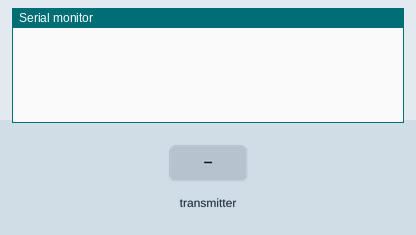
Simulated run of this program. Board: ESP32. Shown: the last lines printed to the serial monitor. The test bench sets the inputs (shaded band).

Above: at 1.2 s.
1.3 s: the transmitter starts sending timestamp_s = 0
At 1.66 s:
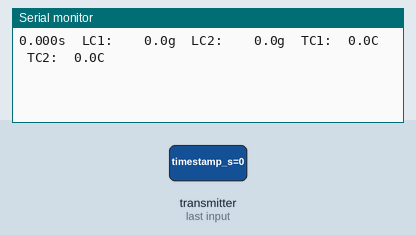
3.3 s: the transmitter starts sending load_cell_1_g = 25
At 3.66 s:
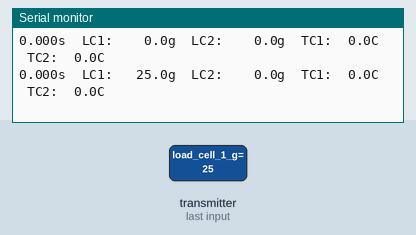
5.3 s: the transmitter starts sending load_cell_2_g = 25
At 5.66 s:
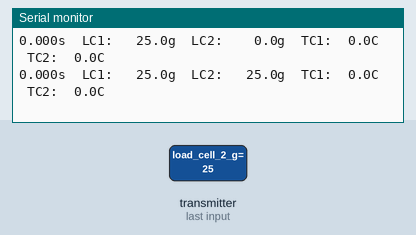
7.3 s: the transmitter starts sending thermocouple_1_c = 25
At 7.66 s:
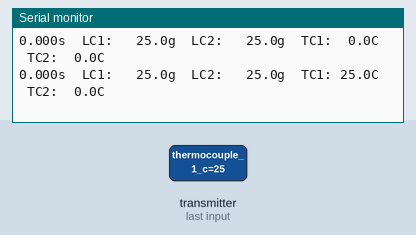
9.3 s: the transmitter starts sending thermocouple_2_c = 25
At 9.66 s:
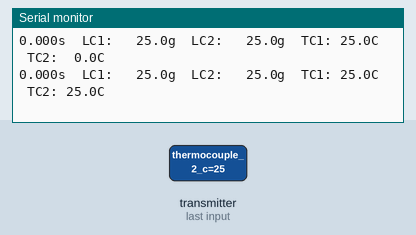
11.3 s: the transmitter starts sending load_cell_1_g = 0
At 11.66 s:
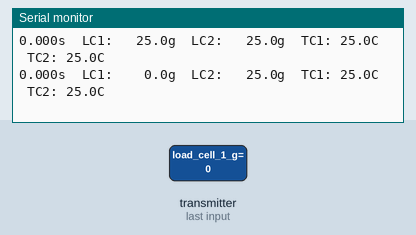

Measured:
- after the input at 1.3 s, the serial monitor: prints a new line after 0.05 s (image 1)
- after the input at 3.3 s, the serial monitor: prints a new line after 0.05 s (image 2)
- after the input at 5.3 s, the serial monitor: prints a new line after 0.05 s (image 3)
- after the input at 7.3 s, the serial monitor: prints a new line after 0.05 s (image 4)
- after the input at 9.3 s, the serial monitor: prints a new line after 0.05 s (image 5)
- after the input at 11.3 s, the serial monitor: prints a new line after 0.05 s (image 6)

The program:

main.cpp
```cpp
/*
  ESP-NOW Demo - Receive
  esp-now-demo-rcv.ino
  Reads data from Initiator

  DroneBot Workshop 2022
  https://dronebotworkshop.com
*/

// Include Libraries
#include <esp_now.h>
#include <WiFi.h>

// Estrutura da mensagem enviada pelo transmissor (load_cell_RF)
typedef struct struct_message {
  float timestamp_s;       // Timestamp da coleta [s]
  float load_cell_1_g;     // Massa célula 1 [g]
  float load_cell_2_g;     // Massa célula 2 [g]
  float thermocouple_1_c;  // Temperatura termopar 1 [°C]
  float thermocouple_2_c;  // Temperatura termopar 2 [°C]
} struct_message;

struct_message myData;

void OnDataRecv(const uint8_t * mac, const uint8_t *incomingData, int len) {
  if (len != sizeof(myData)) {
    Serial.printf("Tamanho inesperado: %d bytes (esperado %d)\n", len, (int)sizeof(myData));
    return;
  }
  memcpy(&myData, incomingData, sizeof(myData));
  Serial.printf("%.3fs  LC1:%7.1fg  LC2:%7.1fg  TC1:%5.1fC  TC2:%5.1fC\n",
    myData.timestamp_s,
    myData.load_cell_1_g,
    myData.load_cell_2_g,
    myData.thermocouple_1_c,
    myData.thermocouple_2_c);
}

void setup() {
  // Set up Serial Monitor
  Serial.begin(115200);

  // Set ESP32 as a Wi-Fi Station
  WiFi.mode(WIFI_STA);

  // Initilize ESP-NOW
  if (esp_now_init() != ESP_OK) {
    Serial.println("Error initializing ESP-NOW");
    return;
  }

  // Register callback function
  esp_now_register_recv_cb(OnDataRecv);
}

void loop() {

}
```
